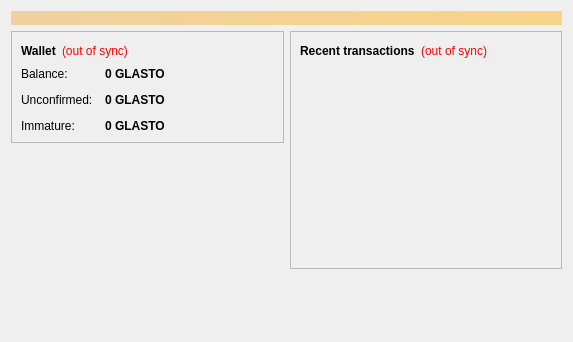
<?xml version="1.0" encoding="UTF-8"?>
<ui version="4.0">
 <class>OverviewPage</class>
 <widget class="QWidget" name="OverviewPage">
  <property name="geometry">
   <rect>
    <x>0</x>
    <y>0</y>
    <width>573</width>
    <height>342</height>
   </rect>
  </property>
  <property name="windowTitle">
   <string>Form</string>
  </property>
  <layout class="QVBoxLayout" name="topLayout">
   <item>
    <widget class="QLabel" name="labelAlerts">
     <property name="visible">
      <bool>false</bool>
     </property>
     <property name="styleSheet">
      <string notr="true">background-color: qlineargradient(x1: 0, y1: 0, x2: 1, y2: 0, stop:0 #F0D0A0, stop:1 #F8D488); color:#000000;</string>
     </property>
     <property name="wordWrap">
      <bool>true</bool>
     </property>
     <property name="margin">
      <number>3</number>
     </property>
    </widget>
   </item>
   <item>
    <layout class="QHBoxLayout" name="horizontalLayout" stretch="1,1">
     <item>
      <layout class="QVBoxLayout" name="verticalLayout_2">
       <item>
        <widget class="QFrame" name="frame">
         <property name="frameShape">
          <enum>QFrame::StyledPanel</enum>
         </property>
         <property name="frameShadow">
          <enum>QFrame::Raised</enum>
         </property>
         <layout class="QVBoxLayout" name="verticalLayout_4">
          <item>
           <layout class="QHBoxLayout" name="horizontalLayout_4">
            <item>
             <widget class="QLabel" name="label_5">
              <property name="font">
               <font>
                <weight>75</weight>
                <bold>true</bold>
               </font>
              </property>
              <property name="text">
               <string>Wallet</string>
              </property>
             </widget>
            </item>
            <item>
             <widget class="QLabel" name="labelWalletStatus">
              <property name="toolTip">
               <string>The displayed information may be out of date. Your wallet automatically synchronizes with the Glastocoin network after a connection is established, but this process has not completed yet.</string>
              </property>
              <property name="styleSheet">
               <string notr="true">QLabel { color: red; }</string>
              </property>
              <property name="text">
               <string notr="true">(out of sync)</string>
              </property>
              <property name="alignment">
               <set>Qt::AlignLeading|Qt::AlignLeft|Qt::AlignVCenter</set>
              </property>
             </widget>
            </item>
            <item>
             <spacer name="horizontalSpacer_2">
              <property name="orientation">
               <enum>Qt::Horizontal</enum>
              </property>
              <property name="sizeHint" stdset="0">
               <size>
                <width>40</width>
                <height>20</height>
               </size>
              </property>
             </spacer>
            </item>
           </layout>
          </item>
          <item>
           <layout class="QFormLayout" name="formLayout_2">
            <property name="fieldGrowthPolicy">
             <enum>QFormLayout::AllNonFixedFieldsGrow</enum>
            </property>
            <property name="horizontalSpacing">
             <number>12</number>
            </property>
            <property name="verticalSpacing">
             <number>12</number>
            </property>
            <item row="0" column="0">
             <widget class="QLabel" name="label">
              <property name="text">
               <string>Balance:</string>
              </property>
             </widget>
            </item>
            <item row="0" column="1">
             <widget class="QLabel" name="labelBalance">
              <property name="font">
               <font>
                <weight>75</weight>
                <bold>true</bold>
               </font>
              </property>
              <property name="cursor">
               <cursorShape>IBeamCursor</cursorShape>
              </property>
              <property name="toolTip">
               <string>Your current balance</string>
              </property>
              <property name="text">
               <string notr="true">0 GLASTO</string>
              </property>
              <property name="textInteractionFlags">
               <set>Qt::LinksAccessibleByMouse|Qt::TextSelectableByKeyboard|Qt::TextSelectableByMouse</set>
              </property>
             </widget>
            </item>
            <item row="1" column="0">
             <widget class="QLabel" name="label_3">
              <property name="text">
               <string>Unconfirmed:</string>
              </property>
             </widget>
            </item>
            <item row="1" column="1">
             <widget class="QLabel" name="labelUnconfirmed">
              <property name="font">
               <font>
                <weight>75</weight>
                <bold>true</bold>
               </font>
              </property>
              <property name="cursor">
               <cursorShape>IBeamCursor</cursorShape>
              </property>
              <property name="toolTip">
               <string>Total of transactions that have yet to be confirmed, and do not yet count toward the current balance</string>
              </property>
              <property name="text">
               <string notr="true">0 GLASTO</string>
              </property>
              <property name="textInteractionFlags">
               <set>Qt::LinksAccessibleByMouse|Qt::TextSelectableByKeyboard|Qt::TextSelectableByMouse</set>
              </property>
             </widget>
            </item>
            <item row="2" column="0">
             <widget class="QLabel" name="labelImmatureText">
              <property name="text">
               <string>Immature:</string>
              </property>
             </widget>
            </item>
            <item row="2" column="1">
             <widget class="QLabel" name="labelImmature">
              <property name="font">
               <font>
                <weight>75</weight>
                <bold>true</bold>
               </font>
              </property>
              <property name="toolTip">
               <string>Mined balance that has not yet matured</string>
              </property>
              <property name="text">
               <string notr="true">0 GLASTO</string>
              </property>
              <property name="textInteractionFlags">
               <set>Qt::LinksAccessibleByMouse|Qt::TextSelectableByKeyboard|Qt::TextSelectableByMouse</set>
              </property>
             </widget>
            </item>
           </layout>
          </item>
         </layout>
        </widget>
       </item>
       <item>
        <spacer name="verticalSpacer">
         <property name="orientation">
          <enum>Qt::Vertical</enum>
         </property>
         <property name="sizeHint" stdset="0">
          <size>
           <width>20</width>
           <height>40</height>
          </size>
         </property>
        </spacer>
       </item>
      </layout>
     </item>
     <item>
      <layout class="QVBoxLayout" name="verticalLayout_3">
       <item>
        <widget class="QFrame" name="frame_2">
         <property name="frameShape">
          <enum>QFrame::StyledPanel</enum>
         </property>
         <property name="frameShadow">
          <enum>QFrame::Raised</enum>
         </property>
         <layout class="QVBoxLayout" name="verticalLayout">
          <item>
           <layout class="QHBoxLayout" name="horizontalLayout_2">
            <item>
             <widget class="QLabel" name="label_4">
              <property name="text">
               <string>&lt;b&gt;Recent transactions&lt;/b&gt;</string>
              </property>
             </widget>
            </item>
            <item>
             <widget class="QLabel" name="labelTransactionsStatus">
              <property name="toolTip">
               <string>The displayed information may be out of date. Your wallet automatically synchronizes with the Glastocoin network after a connection is established, but this process has not completed yet.</string>
              </property>
              <property name="styleSheet">
               <string notr="true">QLabel { color: red; }</string>
              </property>
              <property name="text">
               <string notr="true">(out of sync)</string>
              </property>
              <property name="alignment">
               <set>Qt::AlignRight|Qt::AlignTrailing|Qt::AlignVCenter</set>
              </property>
             </widget>
            </item>
            <item>
             <spacer name="horizontalSpacer">
              <property name="orientation">
               <enum>Qt::Horizontal</enum>
              </property>
              <property name="sizeHint" stdset="0">
               <size>
                <width>40</width>
                <height>20</height>
               </size>
              </property>
             </spacer>
            </item>
           </layout>
          </item>
          <item>
           <widget class="QListView" name="listTransactions">
            <property name="styleSheet">
             <string notr="true">QListView { background: transparent; }</string>
            </property>
            <property name="frameShape">
             <enum>QFrame::NoFrame</enum>
            </property>
            <property name="verticalScrollBarPolicy">
             <enum>Qt::ScrollBarAlwaysOff</enum>
            </property>
            <property name="horizontalScrollBarPolicy">
             <enum>Qt::ScrollBarAlwaysOff</enum>
            </property>
            <property name="selectionMode">
             <enum>QAbstractItemView::NoSelection</enum>
            </property>
           </widget>
          </item>
         </layout>
        </widget>
       </item>
       <item>
        <spacer name="verticalSpacer_2">
         <property name="orientation">
          <enum>Qt::Vertical</enum>
         </property>
         <property name="sizeHint" stdset="0">
          <size>
           <width>20</width>
           <height>40</height>
          </size>
         </property>
        </spacer>
       </item>
      </layout>
     </item>
    </layout>
   </item>
  </layout>
 </widget>
 <resources/>
 <connections/>
</ui>
